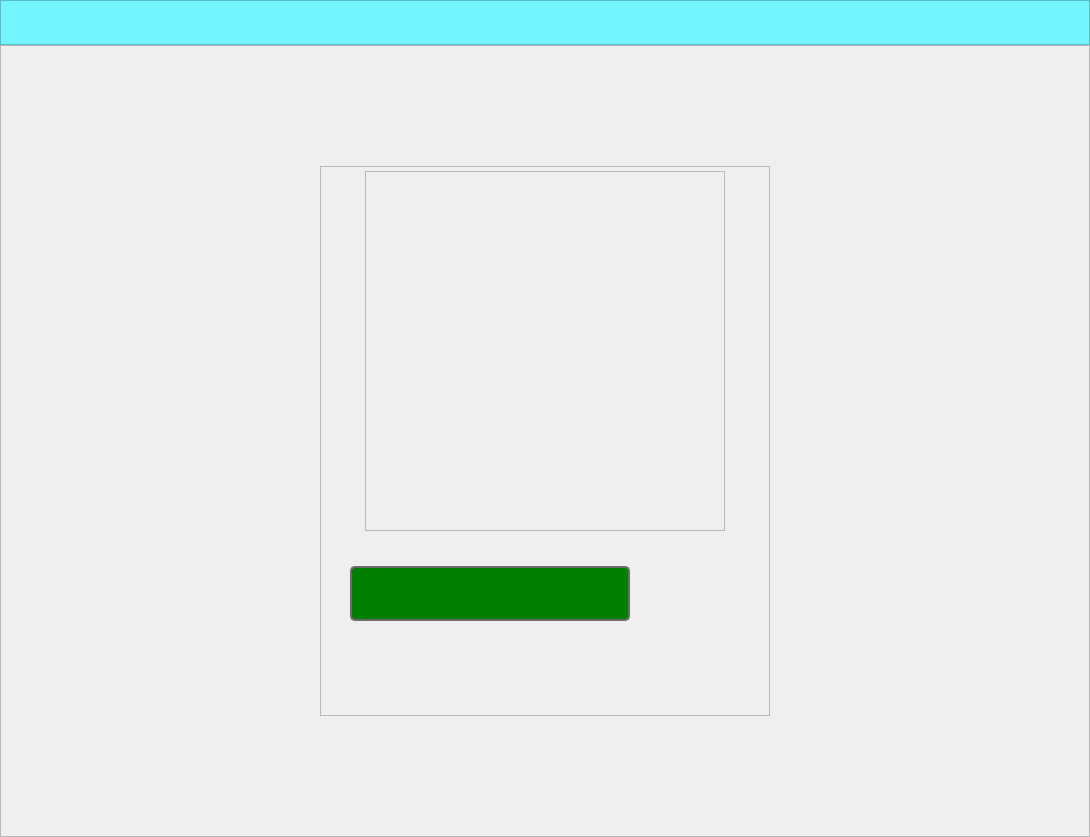
<?xml version="1.0" encoding="UTF-8"?>
<ui version="4.0">
 <class>MainWindow</class>
 <widget class="QMainWindow" name="MainWindow">
  <property name="geometry">
   <rect>
    <x>0</x>
    <y>0</y>
    <width>1090</width>
    <height>837</height>
   </rect>
  </property>
  <property name="windowTitle">
   <string>MainWindow</string>
  </property>
  <widget class="QWidget" name="centralwidget">
   <layout class="QVBoxLayout" name="verticalLayout">
    <property name="spacing">
     <number>0</number>
    </property>
    <property name="leftMargin">
     <number>0</number>
    </property>
    <property name="topMargin">
     <number>0</number>
    </property>
    <property name="rightMargin">
     <number>0</number>
    </property>
    <property name="bottomMargin">
     <number>0</number>
    </property>
    <item>
     <widget class="QFrame" name="frame">
      <property name="maximumSize">
       <size>
        <width>16777215</width>
        <height>45</height>
       </size>
      </property>
      <property name="styleSheet">
       <string notr="true">background-color: rgb(115, 244, 255);</string>
      </property>
      <property name="frameShape">
       <enum>QFrame::StyledPanel</enum>
      </property>
      <property name="frameShadow">
       <enum>QFrame::Raised</enum>
      </property>
     </widget>
    </item>
    <item>
     <widget class="QFrame" name="frame_2">
      <property name="styleSheet">
       <string notr="true">background-image: url(:/FUNDO/FUNDO.png);
background-position: center;
background-repeat:no-repeat;
</string>
      </property>
      <property name="frameShape">
       <enum>QFrame::StyledPanel</enum>
      </property>
      <property name="frameShadow">
       <enum>QFrame::Raised</enum>
      </property>
      <layout class="QHBoxLayout" name="horizontalLayout">
       <item>
        <widget class="QFrame" name="frame_3">
         <property name="maximumSize">
          <size>
           <width>450</width>
           <height>550</height>
          </size>
         </property>
         <property name="styleSheet">
          <string notr="true"/>
         </property>
         <property name="frameShape">
          <enum>QFrame::StyledPanel</enum>
         </property>
         <property name="frameShadow">
          <enum>QFrame::Raised</enum>
         </property>
         <widget class="QFrame" name="frame_4">
          <property name="geometry">
           <rect>
            <x>45</x>
            <y>5</y>
            <width>360</width>
            <height>360</height>
           </rect>
          </property>
          <property name="maximumSize">
           <size>
            <width>360</width>
            <height>360</height>
           </size>
          </property>
          <property name="styleSheet">
           <string notr="true">background-image: url(:/atvimg/ARVORE.png);
background-repeat: no-repeat;
backgroung-position: center;</string>
          </property>
          <property name="frameShape">
           <enum>QFrame::StyledPanel</enum>
          </property>
          <property name="frameShadow">
           <enum>QFrame::Raised</enum>
          </property>
         </widget>
         <widget class="QLineEdit" name="lineEdit">
          <property name="geometry">
           <rect>
            <x>30</x>
            <y>400</y>
            <width>280</width>
            <height>55</height>
           </rect>
          </property>
          <property name="styleSheet">
           <string notr="true">QLineEdit {
	border: 2px solid rgb(107, 107, 107);
	border-radius: 5px;
	padding: 30px;
	background-color:rgb(0, 127, 0)
	

}</string>
          </property>
          <property name="frame">
           <bool>true</bool>
          </property>
         </widget>
         <widget class="QPushButton" name="pushButton">
          <property name="geometry">
           <rect>
            <x>335</x>
            <y>397</y>
            <width>61</width>
            <height>61</height>
           </rect>
          </property>
          <property name="styleSheet">
           <string notr="true">QPushButton {
	border: 0px;
	background-image: url(:/botao/button-156707_1280.png);
	background-repeat: no-repeat;
	background-position: center;


}</string>
          </property>
          <property name="text">
           <string/>
          </property>
         </widget>
        </widget>
       </item>
      </layout>
     </widget>
    </item>
   </layout>
  </widget>
 </widget>
 <resources>
  <include location="file_img.qrc"/>
 </resources>
 <connections/>
</ui>
